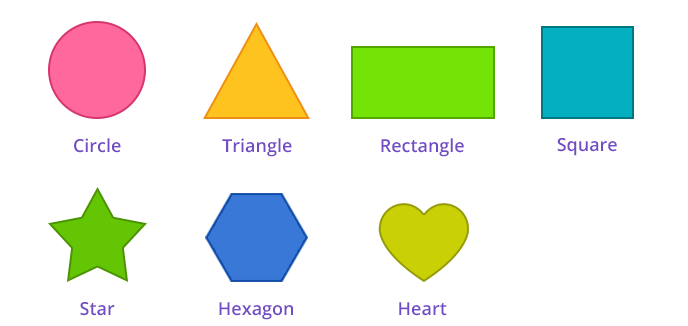
#> input picture resources/shapes.png, 688 x 326 px
$ python chapter8.py
#> lines starting #> are read from the running program, lines starting #| are printed output that depends on the picture; after the words box and inside, x2 and y2 are one past the last pixel; in counts of white or black regions, pixels touching at a corner belong together
import cv2
import numpy as np


def getContours(img):
    countours, heirachy = cv2.findContours(img, cv2.RETR_EXTERNAL, cv2.CHAIN_APPROX_NONE)
    for cnt in countours:
        area = cv2.contourArea(cnt)
        # print(area)
        if area > 500:
            cv2.drawContours(imgContour, cnt, -1, (0, 255, 0), 3)
            perimeter = cv2.arcLength(cnt, True)
            approx = cv2.approxPolyDP(cnt, 0.02 * perimeter, True)
            num_corners = len(approx)
            x, y, w, h = cv2.boundingRect(approx)
            cv2.rectangle(imgContour, (x, y), (x + w, y + h), (0, 0, 200), 2)
            if num_corners == 3:
                object_type = 'Triangle'
            elif num_corners == 4:
                object_type = 'Rectangle'
            elif num_corners == 6:
                object_type = 'hexagon'
            elif num_corners > 6:
                object_type = 'Circle'
            else:
                object_type = 'notTriangle'
            cv2.putText(imgContour, object_type, (x, y + h), cv2.FONT_HERSHEY_PLAIN, 1.5, (0, 0, 0), 1)


path = 'resources/shapes.png'
img = cv2.imread(path)
#> img is the input picture: shape (326, 688, 3); mean B, G, R 219.8, 235.4, 226.8

# success, vid = img.read()

# img = cv2.resize(img, (img.shape[1]//2, img.shape[0]//2))
imgContour = img.copy()
cv2.imshow('img', img)
img = cv2.cvtColor(img, cv2.COLOR_BGR2GRAY)
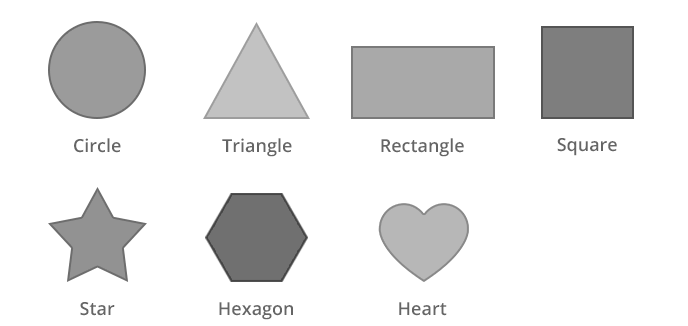
#> img: shape (326, 688); min 69, max 255, mean 231
img = cv2.GaussianBlur(img, (9, 9), 2)
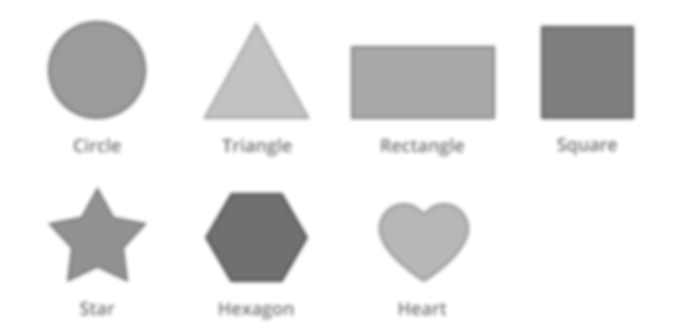
#> img: shape (326, 688); min 105, max 255, mean 231
img = cv2.Canny(img, 30, 20)
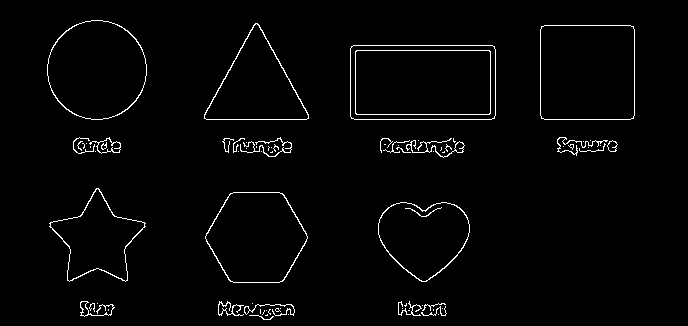
#> img: shape (326, 688); 2.2% white in thin lines or dots, all inside (x1, y1, x2, y2) = (47, 20, 635, 320)
cv2.imshow('cann', img)
getContours(img)
#> in getContours, `countours, heirachy = cv2.findContours(img, cv2.RETR_EXTERNAL, cv2.CHA..`: countours = 73 contours, 57 with area under 20; largest, box (x1, y1, x2, y2) and area: (350, 45, 496, 120) 10710, (540, 25, 635, 120) 8812, (47, 20, 147, 120) 7703, (205, 192, 308, 283) 7005, (204, 23, 309, 120) 5388
#> the loop in getContours, `for cnt in countours:` made 73 passes
#> (area, perimeter, approx, num_corners, x, y, w, h) on passes 70 to 72: (10710, 433.3, [[350, 48], [351, 118], [494, 118], [492, 45]], 4, 350, 45, 145, 74), (8812, 371.3, [[541, 26], [541, 118], [633, 118], [633, 26]], 4, 541, 26, 93, 93), (5388, 339.1, [[255, 23], [204, 118], [308, 118]], 3, 204, 23, 105, 96)
#> (area, perimeter, num_corners, x, y, w, h, object_type) on passes 27, 28, 29, 73: (5192, 284.5, 8, 379, 202, 89, 80, 'Circle'), (7005, 323.1, 6, 205, 193, 103, 90, 'hexagon'), (4433, 346.2, 10, 49, 188, 97, 94, 'Circle'), (7703, 328, 8, 47, 20, 100, 100, 'Circle')
#> after the loop in getContours, `for cnt in countours:`:
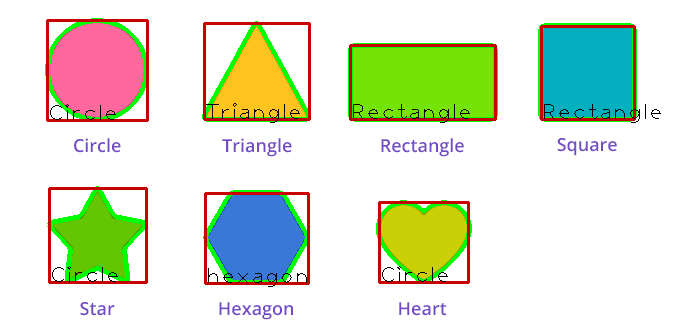
#> imgContour: shape (326, 688, 3); 7.17% of pixels changed, all inside (x1, y1, x2, y2) = (45, 18, 661, 287)
# cv2.imshow('shapes', img)
cv2.imshow('cont', imgContour)
cv2.waitKey(0)
